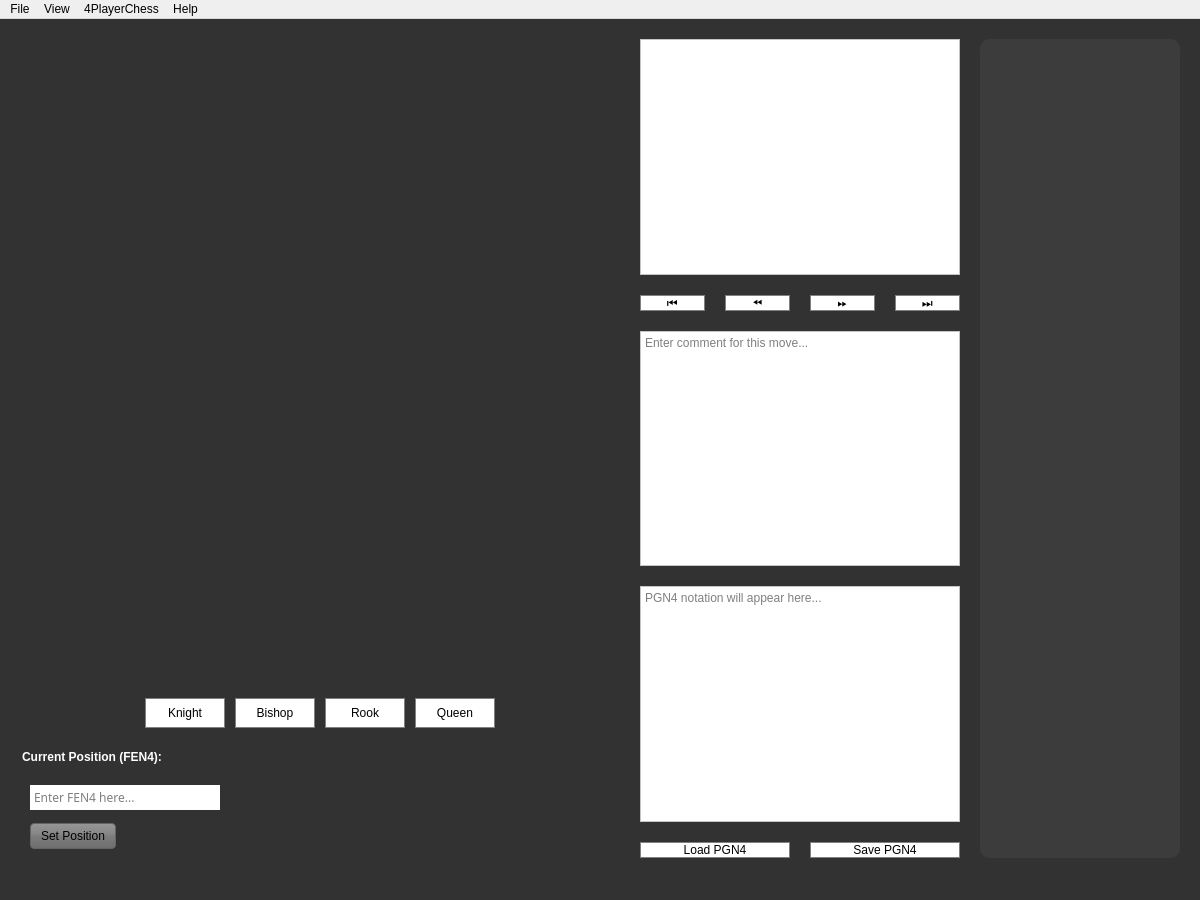
<?xml version="1.0" encoding="UTF-8"?>
<ui version="4.0">
 <class>MainWindow</class>
 <widget class="QMainWindow" name="MainWindow">
  <property name="geometry">
   <rect>
    <x>0</x>
    <y>0</y>
    <width>1200</width>
    <height>900</height>
   </rect>
  </property>
  <property name="focusPolicy">
   <enum>Qt::StrongFocus</enum>
  </property>
  <property name="windowTitle">
   <string>4PlayerChess</string>
  </property>
  <property name="styleSheet">
   <string notr="true"/>
  </property>
  <widget class="QWidget" name="centralwidget">
   <property name="styleSheet">
    <string notr="true">background-color: rgb(50, 50, 50);</string>
   </property>
   <layout class="QHBoxLayout" name="mainLayout">
    <property name="spacing">
     <number>20</number>
    </property>
    <property name="leftMargin">
     <number>20</number>
    </property>
    <property name="topMargin">
     <number>20</number>
    </property>
    <property name="rightMargin">
     <number>20</number>
    </property>
    <property name="bottomMargin">
     <number>20</number>
    </property>
    <item>
     <layout class="QVBoxLayout" name="leftLayout">
      <property name="spacing">
       <number>20</number>
      </property>
      <item>
       <widget class="View" name="view" native="true">
        <property name="sizePolicy">
         <sizepolicy hsizetype="Expanding" vsizetype="Expanding">
          <horstretch>1</horstretch>
          <verstretch>1</verstretch>
         </sizepolicy>
        </property>
        <property name="minimumSize">
         <size>
          <width>600</width>
          <height>600</height>
         </size>
        </property>
       </widget>
      </item>
      <item>
       <layout class="QHBoxLayout" name="promotionLayout">
        <property name="spacing">
         <number>10</number>
        </property>
        <item>
         <spacer name="horizontalSpacer_3">
          <property name="orientation">
           <enum>Qt::Horizontal</enum>
          </property>
          <property name="sizeHint" stdset="0">
           <size>
            <width>40</width>
            <height>20</height>
           </size>
          </property>
         </spacer>
        </item>
        <item>
         <widget class="QPushButton" name="boardNPromoteButton">
          <property name="minimumSize">
           <size>
            <width>80</width>
            <height>30</height>
           </size>
          </property>
          <property name="statusTip">
           <string>Knight</string>
          </property>
          <property name="text">
           <string>Knight</string>
          </property>
          <property name="styleSheet">
           <string notr="true">background-color: white; color: black; border: 1px solid gray;</string>
          </property>
         </widget>
        </item>
        <item>
         <widget class="QPushButton" name="boardBPromoteButton">
          <property name="minimumSize">
           <size>
            <width>80</width>
            <height>30</height>
           </size>
          </property>
          <property name="statusTip">
           <string>Bishop</string>
          </property>
          <property name="text">
           <string>Bishop</string>
          </property>
          <property name="styleSheet">
           <string notr="true">background-color: white; color: black; border: 1px solid gray;</string>
          </property>
         </widget>
        </item>
        <item>
         <widget class="QPushButton" name="boardRPromoteButton">
          <property name="minimumSize">
           <size>
            <width>80</width>
            <height>30</height>
           </size>
          </property>
          <property name="statusTip">
           <string>Rook</string>
          </property>
          <property name="text">
           <string>Rook</string>
          </property>
          <property name="styleSheet">
           <string notr="true">background-color: white; color: black; border: 1px solid gray;</string>
          </property>
         </widget>
        </item>
        <item>
         <widget class="QPushButton" name="boardQPromoteButton">
          <property name="minimumSize">
           <size>
            <width>80</width>
            <height>30</height>
           </size>
          </property>
          <property name="statusTip">
           <string>Queen</string>
          </property>
          <property name="text">
           <string>Queen</string>
          </property>
          <property name="styleSheet">
           <string notr="true">background-color: white; color: black; border: 1px solid gray;</string>
          </property>
         </widget>
        </item>
        <item>
         <spacer name="horizontalSpacer_4">
          <property name="orientation">
           <enum>Qt::Horizontal</enum>
          </property>
          <property name="sizeHint" stdset="0">
           <size>
            <width>40</width>
            <height>20</height>
           </size>
          </property>
         </spacer>
        </item>
       </layout>
      </item>
      <item>
       <widget class="QGroupBox" name="fenGroupBox">
        <property name="visible">
         <bool>false</bool>
        </property>
        <property name="sizePolicy">
         <sizepolicy hsizetype="Fixed" vsizetype="Fixed">
          <horstretch>0</horstretch>
          <verstretch>0</verstretch>
         </sizepolicy>
        </property>
        <property name="minimumSize">
         <size>
          <width>200</width>
          <height>110</height>
         </size>
        </property>
        <property name="styleSheet">
         <string notr="true">QGroupBox {
    	background: none;
	border: none;
	color: rgb(255, 255, 255);
	font-weight: bold;
}
QPushButton {
	background: qlineargradient(x1: 0, y1: 0, x2: 0, y2: 1, stop: 0 rgb(150, 150, 150), stop: 0.4 rgb(135, 135, 135), stop: 0.5 rgb(125, 125, 125), stop: 1.0 rgb(110, 110, 110));
	border: 1px solid rgb(100, 100, 100);
	border-radius: 4px;
    	color: black;
    	padding: 5px 10px;
}
QPushButton:hover {
    	background: qlineargradient(x1: 0, y1: 0, x2: 0, y2: 1, stop: 0 rgb(200, 200, 200), stop: 0.4 rgb(185, 185, 185), stop: 0.5 rgb(175, 175, 175), stop: 1.0 rgb(160, 160, 160));
}
QPushButton:pressed {
    	background: qlineargradient(x1: 0, y1: 0, x2: 0, y2: 1, stop: 0 rgb(220, 220, 220), stop: 0.4 rgb(205, 205, 205), stop: 0.5 rgb(195, 195, 195), stop: 1.0 rgb(180, 180, 180));
}
QPushButton#boardResetButton {
	font-weight: bold;
}</string>
        </property>
        <property name="title">
         <string>Current Position (FEN4):</string>
        </property>
        <widget class="QWidget" name="layoutWidget">
         <property name="geometry">
          <rect>
           <x>10</x>
           <y>30</y>
           <width>302</width>
           <height>80</height>
          </rect>
         </property>
         <layout class="QVBoxLayout" name="verticalLayout_3">
          <item>
           <widget class="QPlainTextEdit" name="fenField">
            <property name="sizePolicy">
             <sizepolicy hsizetype="Fixed" vsizetype="Fixed">
              <horstretch>0</horstretch>
              <verstretch>0</verstretch>
             </sizepolicy>
            </property>
            <property name="minimumSize">
             <size>
              <width>200</width>
              <height>0</height>
             </size>
            </property>
            <property name="maximumSize">
             <size>
              <width>16777215</width>
              <height>25</height>
             </size>
            </property>
            <property name="font">
             <font>
              <family>Trebuchet MS</family>
             </font>
            </property>
            <property name="statusTip">
             <string>Enter FEN4</string>
            </property>
            <property name="styleSheet">
             <string notr="true">background-color: rgb(255, 255, 255);
color: rgb(0, 0, 0);</string>
            </property>
            <property name="frameShape">
             <enum>QFrame::NoFrame</enum>
            </property>
            <property name="verticalScrollBarPolicy">
             <enum>Qt::ScrollBarAlwaysOff</enum>
            </property>
            <property name="horizontalScrollBarPolicy">
             <enum>Qt::ScrollBarAlwaysOff</enum>
            </property>
            <property name="lineWrapMode">
             <enum>QPlainTextEdit::NoWrap</enum>
            </property>
            <property name="placeholderText">
             <string>Enter FEN4 here...</string>
            </property>
           </widget>
          </item>
          <item>
           <layout class="QHBoxLayout" name="horizontalLayout">
            <item>
             <widget class="QPushButton" name="setFenButton">
              <property name="statusTip">
               <string>Set position to specified FEN4</string>
              </property>
              <property name="text">
               <string>Set Position</string>
              </property>
             </widget>
            </item>
            <item>
             <spacer name="horizontalSpacer">
              <property name="orientation">
               <enum>Qt::Horizontal</enum>
              </property>
              <property name="sizeHint" stdset="0">
               <size>
                <width>40</width>
                <height>20</height>
               </size>
              </property>
             </spacer>
            </item>
            <item>
             <widget class="QPushButton" name="boardResetButton">
              <property name="statusTip">
               <string>Reset board</string>
              </property>
              <property name="text">
               <string>Reset Board</string>
              </property>
             </widget>
            </item>
           </layout>
          </item>
         </layout>
        </widget>
       </widget>
      </item>
     </layout>
    </item>
    <item>
     <layout class="QVBoxLayout" name="rightLayout">
      <property name="spacing">
       <number>20</number>
      </property>
      <item>
       <widget class="QListWidget" name="moveListWidget">
        <property name="minimumSize">
         <size>
          <width>200</width>
          <height>200</height>
         </size>
        </property>
        <property name="styleSheet">
         <string notr="true">background-color: white; color: black;</string>
        </property>
       </widget>
      </item>
      <item>
       <layout class="QHBoxLayout" name="moveButtonLayout">
        <item>
         <widget class="QPushButton" name="firstMoveButton">
          <property name="text">
           <string>⏮</string>
          </property>
          <property name="styleSheet">
           <string notr="true">background-color: white; color: black; border: 1px solid gray;</string>
          </property>
         </widget>
        </item>
        <item>
         <widget class="QPushButton" name="prevMoveButton">
          <property name="text">
           <string>⏪</string>
          </property>
          <property name="styleSheet">
           <string notr="true">background-color: white; color: black; border: 1px solid gray;</string>
          </property>
         </widget>
        </item>
        <item>
         <widget class="QPushButton" name="nextMoveButton">
          <property name="text">
           <string>⏩</string>
          </property>
          <property name="styleSheet">
           <string notr="true">background-color: white; color: black; border: 1px solid gray;</string>
          </property>
         </widget>
        </item>
        <item>
         <widget class="QPushButton" name="lastMoveButton">
          <property name="text">
           <string>⏭</string>
          </property>
          <property name="styleSheet">
           <string notr="true">background-color: white; color: black; border: 1px solid gray;</string>
          </property>
         </widget>
        </item>
       </layout>
      </item>
      <item>
       <widget class="QPlainTextEdit" name="commentField">
        <property name="minimumSize">
         <size>
          <width>200</width>
          <height>50</height>
         </size>
        </property>
        <property name="styleSheet">
         <string notr="true">background-color: white; color: black;</string>
        </property>
        <property name="placeholderText">
         <string>Enter comment for this move...</string>
        </property>
       </widget>
      </item>
      <item>
       <widget class="QPlainTextEdit" name="pgnField">
        <property name="minimumSize">
         <size>
          <width>200</width>
          <height>100</height>
         </size>
        </property>
        <property name="styleSheet">
         <string notr="true">background-color: white; color: black;</string>
        </property>
        <property name="placeholderText">
         <string>PGN4 notation will appear here...</string>
        </property>
       </widget>
      </item>
      <item>
       <layout class="QHBoxLayout" name="pgnButtonLayout">
        <item>
         <widget class="QPushButton" name="loadPgnButton">
          <property name="text">
           <string>Load PGN4</string>
          </property>
          <property name="styleSheet">
           <string notr="true">background-color: white; color: black; border: 1px solid gray;</string>
          </property>
         </widget>
        </item>
        <item>
         <widget class="QPushButton" name="savePgnButton">
          <property name="text">
           <string>Save PGN4</string>
          </property>
          <property name="styleSheet">
           <string notr="true">background-color: white; color: black; border: 1px solid gray;</string>
          </property>
         </widget>
        </item>
       </layout>
      </item>
     </layout>
    </item>
    <item>
     <widget class="QWidget" name="timerWidget" native="true">
      <property name="minimumSize">
       <size>
        <width>200</width>
        <height>0</height>
       </size>
      </property>
      <property name="styleSheet">
       <string notr="true">background-color: rgb(60, 60, 60);
       border-radius: 10px;
       padding: 10px;</string>
      </property>
      <layout class="QVBoxLayout" name="timerLayout">
       <property name="spacing">
        <number>10</number>
       </property>
       <property name="leftMargin">
        <number>10</number>
       </property>
       <property name="topMargin">
        <number>10</number>
       </property>
       <property name="rightMargin">
        <number>10</number>
       </property>
       <property name="bottomMargin">
        <number>10</number>
       </property>
      </layout>
     </widget>
    </item>
   </layout>
  </widget>
  <widget class="QMenuBar" name="menubar">
   <property name="geometry">
    <rect>
     <x>0</x>
     <y>0</y>
     <width>800</width>
     <height>21</height>
    </rect>
   </property>
   <widget class="QMenu" name="menuFile">
    <property name="title">
     <string>File</string>
    </property>
    <addaction name="actionNew_Game"/>
    <addaction name="actionLoad_Game"/>
    <addaction name="actionSave_Game_As"/>
    <addaction name="separator"/>
    <addaction name="actionCopy_FEN4"/>
    <addaction name="actionPaste_FEN4"/>
    <addaction name="separator"/>
    <addaction name="actionQuit"/>
   </widget>
   <widget class="QMenu" name="menuView">
    <property name="title">
     <string>View</string>
    </property>
    <addaction name="actionRotate_Board_Left"/>
    <addaction name="actionRotate_Board_Right"/>
    <addaction name="actionFlip_Board"/>
   </widget>
   <widget class="QMenu" name="menu4PlayerChess">
    <property name="title">
     <string>4PlayerChess</string>
    </property>
    <addaction name="actionPreferences"/>
    <addaction name="actionCheck_for_Updates"/>
   </widget>
   <widget class="QMenu" name="menuHelp">
    <property name="title">
     <string>Help</string>
    </property>
    <addaction name="actionQuick_Reference"/>
    <addaction name="actionAbout"/>
    <addaction name="actionAbout_PyQt"/>
    <addaction name="actionReport_Bug"/>
   </widget>
   <addaction name="menuFile"/>
   <addaction name="menuView"/>
   <addaction name="menu4PlayerChess"/>
   <addaction name="menuHelp"/>
  </widget>
  <widget class="QStatusBar" name="statusbar">
   <property name="styleSheet">
    <string notr="true">background-color: rgb(50, 50, 50);
color: grey;</string>
   </property>
  </widget>
  <action name="actionNew_Game">
   <property name="text">
    <string>New Game</string>
   </property>
   <property name="shortcut">
    <string>Ctrl+N</string>
   </property>
  </action>
  <action name="actionLoad_Game">
   <property name="text">
    <string>Load Game</string>
   </property>
   <property name="shortcut">
    <string>Ctrl+O</string>
   </property>
  </action>
  <action name="actionSave_Game_As">
   <property name="text">
    <string>Save Game As</string>
   </property>
   <property name="shortcut">
    <string>Ctrl+S</string>
   </property>
  </action>
  <action name="actionQuit">
   <property name="text">
    <string>Quit</string>
   </property>
   <property name="shortcut">
    <string>Ctrl+Q</string>
   </property>
  </action>
  <action name="actionRotate_Board_Left">
   <property name="text">
    <string>Rotate Board Left</string>
   </property>
   <property name="shortcut">
    <string>Ctrl+L</string>
   </property>
  </action>
  <action name="actionRotate_Board_Right">
   <property name="text">
    <string>Rotate Board Right</string>
   </property>
   <property name="shortcut">
    <string>Ctrl+R</string>
   </property>
  </action>
  <action name="actionFlip_Board">
   <property name="text">
    <string>Flip Board</string>
   </property>
   <property name="shortcut">
    <string>Ctrl+F</string>
   </property>
  </action>
  <action name="actionPreferences">
   <property name="text">
    <string>Preferences</string>
   </property>
  </action>
  <action name="actionCheck_for_Updates">
   <property name="text">
    <string>Check for Updates</string>
   </property>
  </action>
  <action name="actionQuick_Reference">
   <property name="text">
    <string>Quick Reference</string>
   </property>
  </action>
  <action name="actionAbout">
   <property name="text">
    <string>About</string>
   </property>
  </action>
  <action name="actionAbout_PyQt">
   <property name="text">
    <string>About PyQt</string>
   </property>
  </action>
  <action name="actionReport_Bug">
   <property name="text">
    <string>Report Bug</string>
   </property>
  </action>
  <action name="actionCopy_FEN4">
   <property name="text">
    <string>Copy FEN4</string>
   </property>
   <property name="shortcut">
    <string>Ctrl+C</string>
   </property>
  </action>
  <action name="actionPaste_FEN4">
   <property name="text">
    <string>Paste FEN4</string>
   </property>
   <property name="shortcut">
    <string>Ctrl+V</string>
   </property>
  </action>
 </widget>
 <customwidgets>
  <customwidget>
   <class>View</class>
   <extends>QWidget</extends>
   <header>/gui/view</header>
   <container>1</container>
  </customwidget>
 </customwidgets>
 <resources/>
 <connections/>
</ui>
